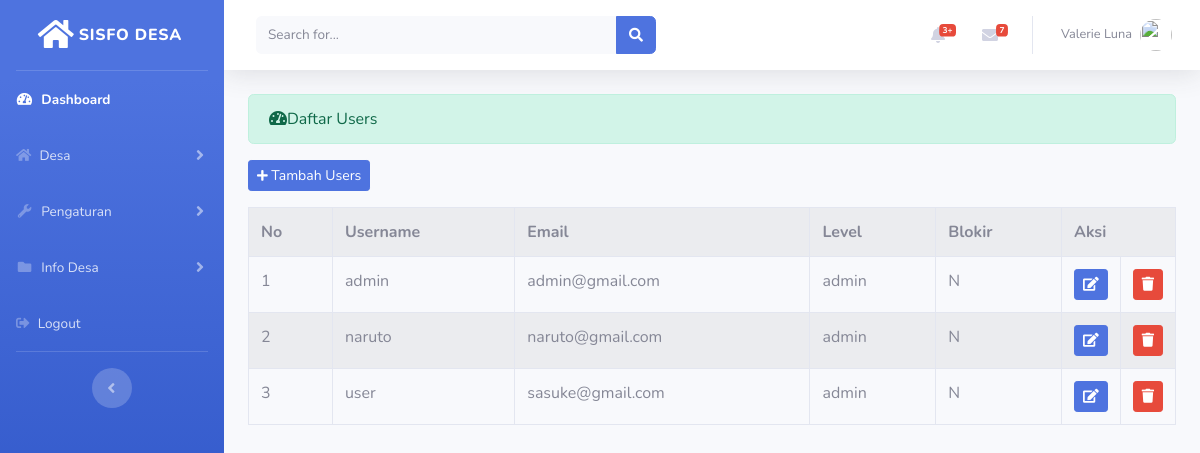
/index.php/administrator/users, run on the app's committed database.
### tables this page shows
CREATE TABLE `user` (
  `id` int(11) NOT NULL,
  `username` varchar(255) NOT NULL,
  `password` varchar(255) NOT NULL,
  `email` varchar(255) NOT NULL,
  `level` enum('admin','user') NOT NULL,
  `blokir` enum('N','Y') NOT NULL,
  `id_sessions` varchar(255) NOT NULL
);

### application/controllers/administrator/users.php (called while the page is built, shortened)
<?php
class Users extends CI_Controller
{
	public function index()
	{
		$data['user'] = $this->user_model->tampil_data('user')->result();
		$this->load->view('templates_administrator/header');
		$this->load->view('templates_administrator/sidebar');
		$this->load->view('administrator/daftar_users',$data);
		$this->load->view('templates_administrator/footer');
	}
}

### index.php (called while the page is built, shortened)
<?php
require_once BASEPATH.'core/CodeIgniter.php';

### application/models/user_model.php (called while the page is built, shortened)
<?php
class User_model extends CI_Model
{
	public function tampil_data($table)
	{
		return $this->db->get($table);
	}
}

### application/views/administrator/daftar_users.php (the view, shortened to what this page needs)
<div class="container-fluid">
	<div class="alert alert-success" role="alert">
	    <i class="fas fa-tachometer-alt"></i>Daftar Users
	 </div>
	  <?= anchor('administrator/users/tambah_users','<button class="btn btn-sm btn-primary mb-3"><i class="fas fa-plus fa-sm"></i> Tambah Users</button>');?>
	  <table class="table table-bordered table-hover table-striped">
	  	<tr>
	  		<th>No</th>
	  		<th>Username</th>
	  		<th>Email</th>
	  		<th>Level</th>
	  		<th>Blokir</th>
	  		<th colspan="2">Aksi</th>
	  	</tr>
	  	<?php
	  	$no=1;
	  	foreach ($user as $usr) :?>
	  		<tr>
	  			<td><?=$no++ ?></td>
	  			<td><?=$usr->username?></td>
	  			<td><?=$usr->email?></td>
	  			<td><?=$usr->level?></td>
	  			<td><?=$usr->blokir?></td>
	  			<td width="20px"><?= anchor('administrator/users/update/'.$usr->id,'<div class="btn btn-sm btn-primary"><i class="fa fa-edit"></i></div>');?></td>
	  			<td width="20px"><?= anchor('administrator/users/hapus/'.$usr->id,'<div class="btn btn-sm btn-danger"><i class="fa fa-trash"></i></div>');?></td>
	  		</tr>
	  	<?php endforeach;?>
	  </table>
</div>

### data on the page
user: username "admin", email "admin@gmail.com", level "admin", blokir "N"
user: username "naruto", email "naruto@gmail.com", level "admin", blokir "N"
user: username "user", email "sasuke@gmail.com", level "admin", blokir "N"
